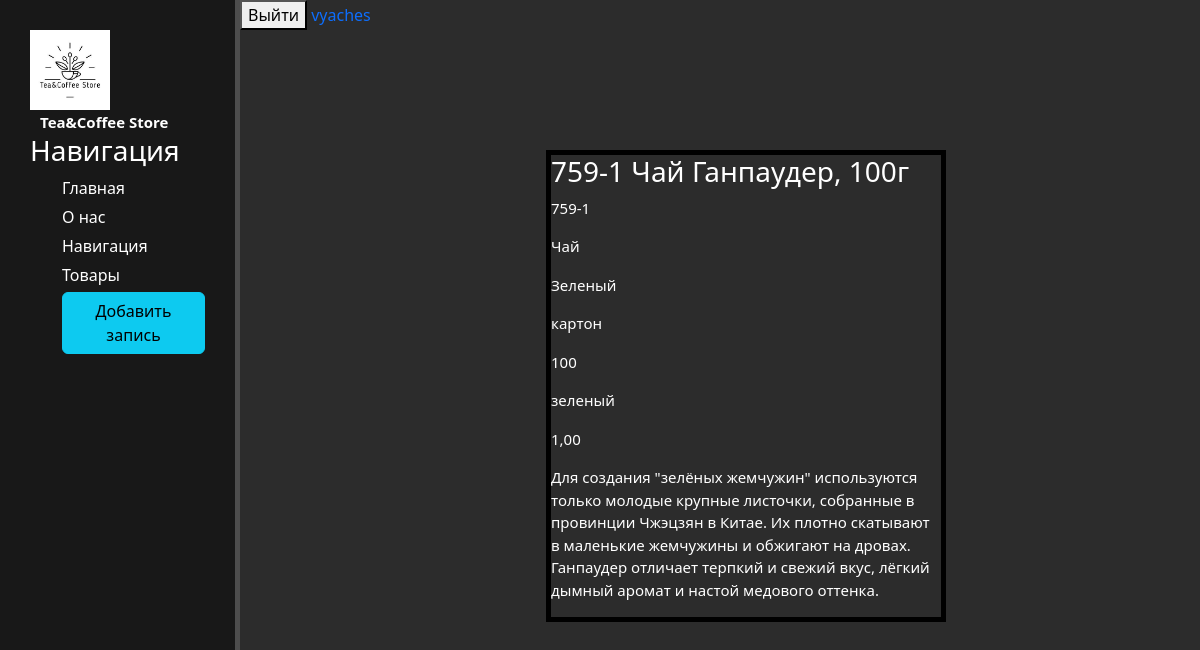
/products/1/ (signed in), run on an earlier commit of the app's database.
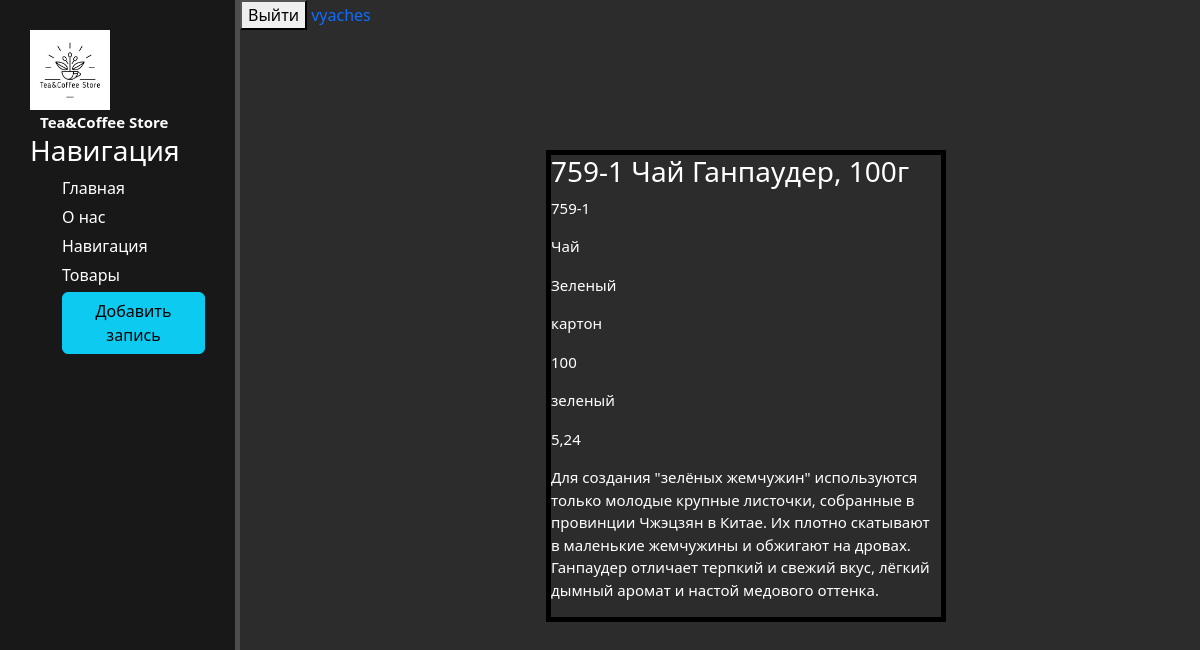
And on a later commit of the database.
### products/models.py (models this page shows, shortened)
class Products(models.Model):
    product_name = models.CharField('Наименование', max_length=250)
    product_vendor_code = models.CharField('Артикул', max_length=20)
    product_category = models.CharField('Категория', max_length=40)
    product_sub_category = models.CharField('Подкатегория', max_length=40)
    product_package = models.CharField('Упаковка', max_length=100)
    product_net_weight = models.CharField('Вес нетто, г.', max_length=20)
    product_full_category = models.CharField('Развёрнутая категория', max_length=40)
    product_description = models.TextField('Описание')
    product_price = models.DecimalField('Цена, руб.', max_digits=10, decimal_places=2, default=True, null=True, blank=True)
    product_available = models.BooleanField('Наличие', default=True)
    class Meta:
        verbose_name = 'Товар'
        verbose_name_plural = 'Товары'

### products/views.py (the view)
# urls.py: path('<int:id>/', views.product_detailed_view, name='product_detailed')
@login_required
def product_detailed_view(request, id):
    product = get_object_or_404(Products, id=id)
    print(product.product_name)
    return render(request, 'products/product_detailed.html', {'product': product})

### products/templates/products/product_detailed.html (shortened to what this page needs)
{% extends 'main/base.html' %}
{% load static %}
{% block head %}
    <link rel="stylesheet" href="{% static 'products/css/products.css' %}">
{% endblock %}
{% block content %}
    <div class="features">
        <div class="products_container">
            <h3>{{ product.product_name }}</h3>
            <p>{{ product.product_vendor_code }}</p>
            <p>{{ product.product_category }}</p>
            <p>{{ product.product_sub_category }}</p>
            <p>{{ product.product_package }}</p>
            <p>{{ product.product_net_weight }}</p>
            <p>{{ product.product_full_category }}</p>
            <p>{{ product.product_price }}</p>
            <p>{{ product.product_description }}</p>
        </div>
    </div>
{% endblock content %}

What changed in the data, as far as the page shows it:
changed Products "759-1 Чай Ганпаудер, 100г": product_price "1,00" → "5,24"
